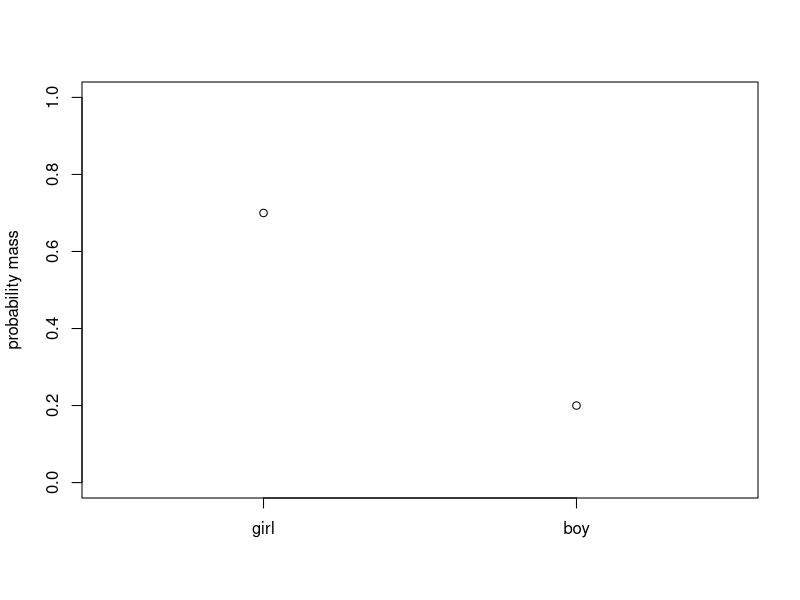
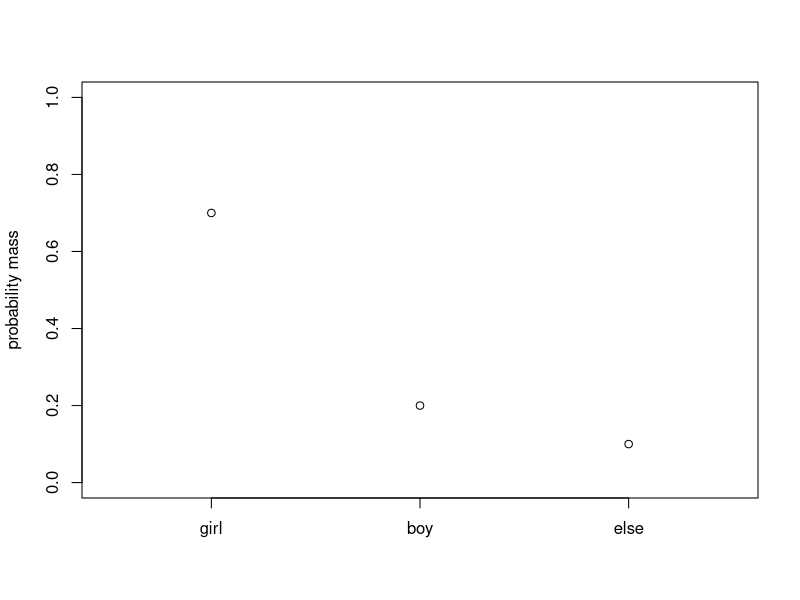
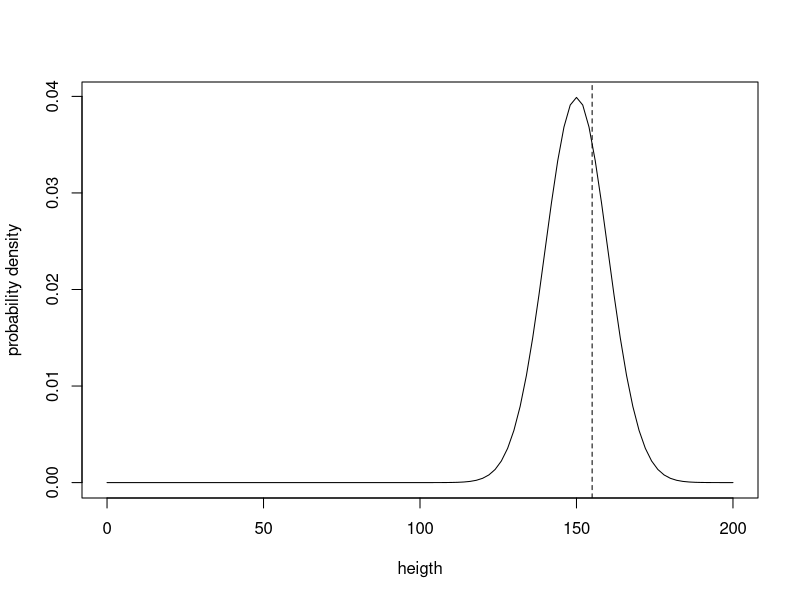

These figures' R source, in order:
## ---- chunk 1
plot(c(1,2),c(0.7, 0.2), ylab="probability mass",xlab="",xaxt="n",xlim=c(0.5,2.5),ylim=c(0,1))
axis(1, c(1,2), c("girl", "boy"))
## ---- chunk 2
plot(c(1,2,3),c(0.7, 0.2, 0.1), ylab="probability mass",xlab="",xaxt="n",xlim=c(0.5,3.5),ylim=c(0,1))
axis(1, c(1,2,3), c("girl", "boy", "else"))
## ---- chunk 3
curve(dnorm(x,150,10),xlim=c(0,200),xlab="heigth",ylab="probability density")
abline(lty=2, v=155)
